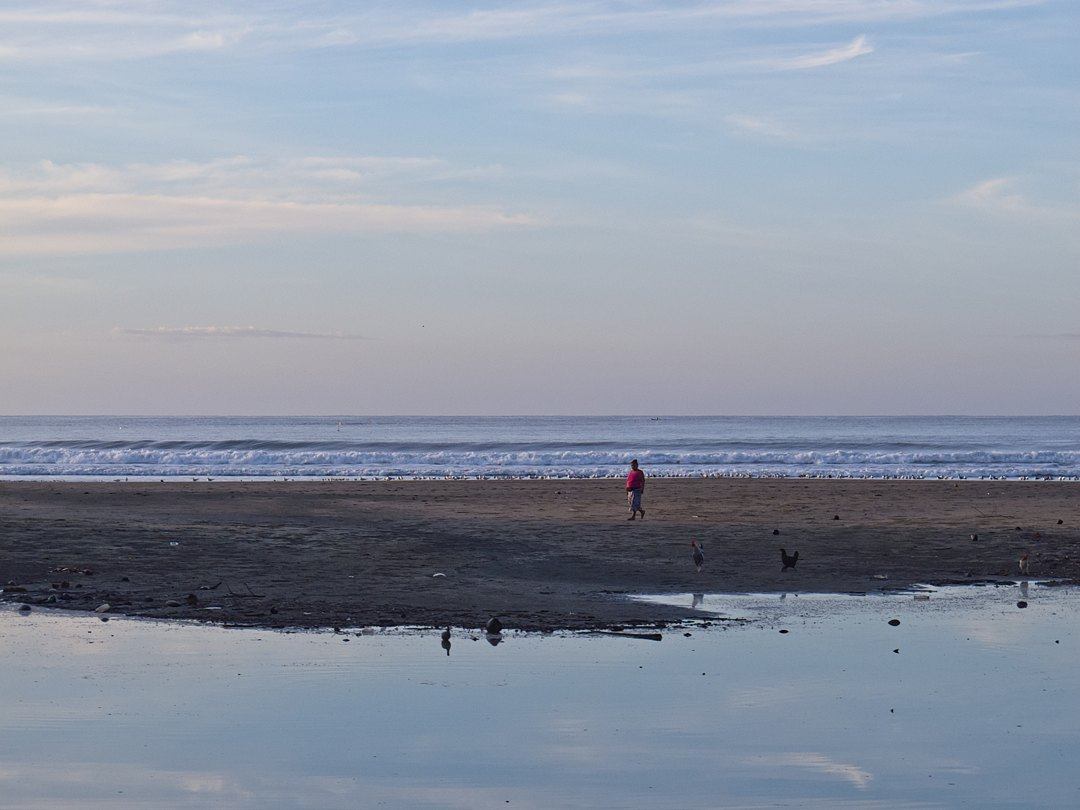
#> input picture web/data/ig_assets/zones/el-cuco.jpg, 1080 x 810 px
$ python -i ig_autopilot.py   (imports and definitions only)
#> lines starting #> are read from the running program, lines starting #| are printed output that depends on the picture
### pulpo/countries/__init__.py
"""Country manifests — single source of truth for what a country "is" in Pulpo.

Pulpo's pipeline + UI is single-country per deployment (one Vercel domain
serves one country). Adding a country = adding a JSON manifest in this
directory + flipping ``PULPO_ACTIVE_COUNTRY`` on the new deployment.

Layout
------
- ``pulpo/countries/<cc>.json``  — per-country reference data. ``<cc>`` is
  the lowercased ISO-3166-1 alpha-2 code (e.g. ``sv.json``).
- Each JSON file MUST validate against the schema enforced by
  ``CountryManifest.from_dict`` below (raises ``ValueError`` on missing
  required fields).
- A matching TS copy lives at ``web/app/config/countries/<cc>.json`` for
  the frontend bundle. Same content; keep both in sync. (CI guardrail
  added in a follow-up PR.)

Public API
----------
``load(cc)``    — load a single manifest by alpha-2 code.
``loaded()``    — every manifest discoverable in this directory.
``active()``    — the manifest selected by ``PULPO_ACTIVE_COUNTRY``
                  (default ``"SV"``). The pipeline + tests use this to
                  scope per-country runs.

Why JSON, not Python
--------------------
The TS frontend imports the same files. JSON is the lingua franca.
Python's slight ergonomic loss (dict access vs. dataclass) is paid back
by zero codegen + one source of truth across both stacks.
"""
from __future__ import annotations
import json
import os
from dataclasses import dataclass, field
from pathlib import Path
from typing import Any

_MANIFEST_DIR = Path(__file__).resolve().parent


@dataclass(frozen=True)
class CountryManifest:
    """Frozen view onto a single ``<cc>.json`` manifest.

    The ``raw`` dict is preserved so consumers that need a field this
    dataclass doesn't yet expose can read it directly without forcing a
    schema bump. Keep additions to required dataclass fields rare — most
    new data should land in ``raw`` first and only be promoted to a
    typed field once it has settled.
    """
    code: str               # ISO-3166-1 alpha-2 (uppercase: "SV", "GT")
    name_en: str
    name_es: str
    locale_es: str          # e.g. "es-SV" — Intl.NumberFormat seed for Spanish
    locale_en: str          # e.g. "en-US"
    currency: str           # ISO-4217 (e.g. "USD")
    centroid_lat: float
    centroid_lng: float
    raw: dict[str, Any] = field(default_factory=dict, repr=False)

    _REQUIRED: tuple[str, ...] = (
        "code", "name_en", "name_es", "locale_es", "locale_en",
        "currency", "centroid_lat", "centroid_lng",
    )

    # [217 lines left out: functions from_dict, name_adjective_en, traditional_units, departments, zone_tier, vacation_zones and 7 more, not called in this run]


def _manifest_path(cc: str) -> Path:
    return _MANIFEST_DIR / f"{cc.lower()}.json"


def load(cc: str) -> CountryManifest:
    """Load the manifest for ``cc`` (case-insensitive alpha-2)."""
    p = _manifest_path(cc)
#> further down, picture is the input picture: PIL image 1080x810 RGB; mean R, G, B 139.5, 148.5, 163.5
    if not p.is_file():
        raise FileNotFoundError(
            f"No country manifest at {p}. Add it or check PULPO_ACTIVE_COUNTRY."
        )
    with p.open("r", encoding="utf-8") as f:
        data = json.load(f)
    return CountryManifest.from_dict(data)


# [8 lines left out: function loaded, not called in this run]


def active() -> CountryManifest:
    """The manifest selected by the ``PULPO_ACTIVE_COUNTRY`` env var.

    Defaults to ``"SV"`` so existing call sites that don't set the var
    keep working bit-identically. A missing manifest raises — better to
    fail loud than silently mis-resolve.
    """
    cc = os.environ.get("PULPO_ACTIVE_COUNTRY", "SV")
    return load(cc)


# [28 lines left out: function data_filename, not called in this run]

### automation/ig_autopilot.py
"""ig_autopilot.py — the self-running IG post generator (local-voice).

Keeps `web/data/ig_queue.json` topped up with **approved, scheduled**
posts so the hourly publisher (automation/ig_publish.py) can post on its
own.  The operator's only lever is Skip (in /admin/ig) + the IG_PAUSED
kill switch.

Content comes from the story engine (``automation/ig_story_series.py``):
**inspire, don't sell.** Every post is a cinematic *story* — a real
listing's brand-safe hero photo + one poetic line — from a 14-strong library
that rotates with no repeat inside a cycle, rendered via
``automation/ig_campaign_poster.py``.  Each post shows a real listing,
picked highest-rank-first and not re-featured recently; the ONLY photo shown
is the pipeline-vetted hero (brand-safety: no broker logos / phone numbers).

Design: the content engine is pure (decides what each post says + shows);
this module downloads the listing photos, renders the slides, and shapes
the queue item.  Renderers + photo-preparer are injectable so tests run
offline with skip_render.

CLI (run by .github/workflows/ig-autopilot.yml on a daily cron):
    python3 -m automation.ig_autopilot --lookahead 7 --cadence-days 1

Autopilot NEVER flips IG_PAUSED and NEVER posts — it only queues.
Posting stays with the publisher cron, which the operator gates with
IG_PAUSED.
"""
from __future__ import annotations

import argparse
import io
import json
import sys
import urllib.request
from datetime import datetime, timedelta, timezone
from pathlib import Path
from typing import Callable, Optional

# Render via the campaign slide renderer (branded 1080×1350 slides); get
# each post's copy + slide plan from the local-voice content engine.
from automation.ig_campaign_poster import render_slide as _render_slide
from automation.ig_campaign_poster import CATEGORY_COLORS, INSPIRACION
from automation.ig_caption_lint import check as _lint_check
from automation import ig_story_series as _series
from automation import ig_learning as _learning
from automation._config import env_bool

DEFAULT_QUEUE = Path("web/data/ig_queue.json")
DEFAULT_CANDIDATES = Path("web/data/ig_candidates.json")
DEFAULT_RANKED = Path("web/data/ranked.json")
DEFAULT_ASSETS_ROOT = Path("web/data/ig_assets/autopilot")
DEFAULT_PUBLISH_HOUR_UTC = 1   # 19:00 CST ≈ 01:00 UTC next day

# ── helpers ───────────────────────────────────────────────────────────

# [7 lines left out: function _parse_iso, not called in this run]


def _ranked_index(ranked: list) -> dict:
    """Key by `{source}__{source_id}` == candidate.listing_id."""
    return {f"{li.get('source')}__{li.get('source_id')}": li for li in ranked}


# [23 lines left out: functions _used_listing_ids, _featured_listing_ids, not called in this run]


# A "true value gem" (Javi, 2026-08-02): the only listings allowed to post
# with a poor photo (via humor copy). Exceptional value = priced well below
# its zone. Candidate carries price_vs_zone_pct (negative = under zone).
GEM_ZONE_DISCOUNT = -25.0        # ≥25% below the zone price
POOR_PHOTO_MAX_SHARE = 0.20      # ≤20% of the feed may be poor-photo gems


def is_value_gem(candidate: dict) -> bool:
    pct = candidate.get("price_vs_zone_pct")
    return isinstance(pct, (int, float)) and pct <= GEM_ZONE_DISCOUNT


# [15 lines left out: functions _poor_share, _is_coastal, not called in this run]


def _next_day(items: list) -> int:
    return (max((it.get("day") or 0) for it in items) + 1) if items else 101


# [28 lines left out: functions _future_approved_count, _next_slot, not called in this run]


# Hero-photo quality floor. Brand-safety + quality gate: the photo-gate
# (ig_photo_gate) filters broker watermarks but NOT Google-Maps satellite
# screenshots or third-party billboards in the scene. Empirically those
# score BELOW 100 on hero_photo_quality_score (a Google-Maps screenshot
# scored 80, a Davivienda-billboard shot 90) while clean land photos score
# 100. Gating to 100 keeps the autonomous feed brand-safe without a
# per-listing blocklist. The human Skip in /admin/ig is the backstop for
# anything that still slips through.
MIN_PHOTO_QUALITY = 100


# ── beauty gate (Javier, 2026-07-25 — "perfect pics") ─────────────────
#
# Brand-safe is not enough for an INSPIRE feed: the pipeline still lets
# through technically-clean-but-dull land shots (it even flags them
# ``hires_aesthetic_issues: ['uninteresting']``). The story feed draws
# only from listings whose hero is *clean AND scenic* — ocean/mountain view
# or genuinely coastal — with a graceful fallback to merely-clean so the
# generator never strands. The join to the ranked listing carries these
# fields (candidates don't), so beauty is scored via ranked_index.

# [45 lines left out: functions _beauty, _pick_candidate, not called in this run]


# ── listing photos (real, resolution-checked, 1080×1350) ──────────────
#
# Every post shows real photos of the listing at good resolution. Broker
# photos vary wildly (letterbox 1200×554, hi-res 4000×1848, tiny 661×960),
# so we download each, reject anything too small to look crisp, and
# normalise onto a 1080×1350 (4:5 — matches the slide) branded canvas:
# cover-crop when it fills without notable upscale, else fit + pad on cream.
# These become the `img` backgrounds the slide renderer composites the
# ribbon / hook / price pill over.
#
# Brand safety: only the hero photo is quality-scored (the q100 gate); the
# extra photos come from the ACCEPTED photo_urls set. The human Skip in
# /admin/ig — with the full-carousel viewer — is the backstop for any
# brand/quality issue in a non-hero photo.

_SLIDE_W, _SLIDE_H = 1080, 1350
_PAD_BG = (244, 239, 230)          # cream (--color-bg-cream)
_MIN_COVER_UPSCALE = 1.15          # fill the frame only if upscale ≤ this
_MIN_FIT_WIDTH = 1000              # else must be ≥ this wide to stay crisp
PHOTOS_PER_POST = 3                # ideal — enough for the richest format


# [6 lines left out: function _download_image, not called in this run]


def _fit_slide(img):
    """Normalise a PIL image to a crisp 1080×1350 slide, or None if it's
    too low-res to look good."""
    from PIL import Image
    w, h = img.size
#> w = 1080; h = 810
    cover = max(_SLIDE_W / w, _SLIDE_H / h)
#> cover = 1.67
    if cover <= _MIN_COVER_UPSCALE:
        nw, nh = round(w * cover), round(h * cover)
        img = img.resize((nw, nh), Image.LANCZOS)
        left, top = (nw - _SLIDE_W) // 2, (nh - _SLIDE_H) // 2
        return img.crop((left, top, left + _SLIDE_W, top + _SLIDE_H))
    if w >= _MIN_FIT_WIDTH:
        s = _SLIDE_W / w
#> s = 1
        nw, nh = _SLIDE_W, round(h * s)
#> nw = 1080; nh = 810
        if nh > _SLIDE_H:                      # very tall → fit height instead
            s = _SLIDE_H / h
            nw, nh = round(w * s), _SLIDE_H
        img = img.resize((nw, nh), Image.LANCZOS)
        canvas = Image.new("RGB", (_SLIDE_W, _SLIDE_H), _PAD_BG)
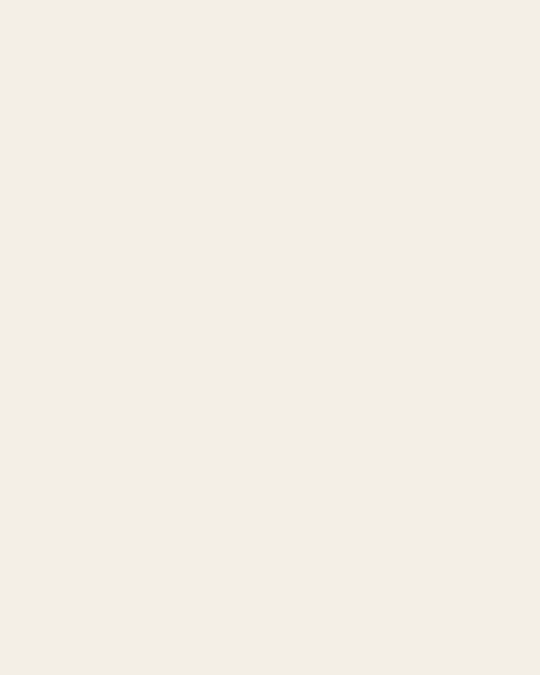
#> canvas: PIL image 1080x1350 RGB (shown at 1/2 size); mean R, G, B 244, 239, 230
        canvas.paste(img, ((_SLIDE_W - nw) // 2, (_SLIDE_H - nh) // 2))
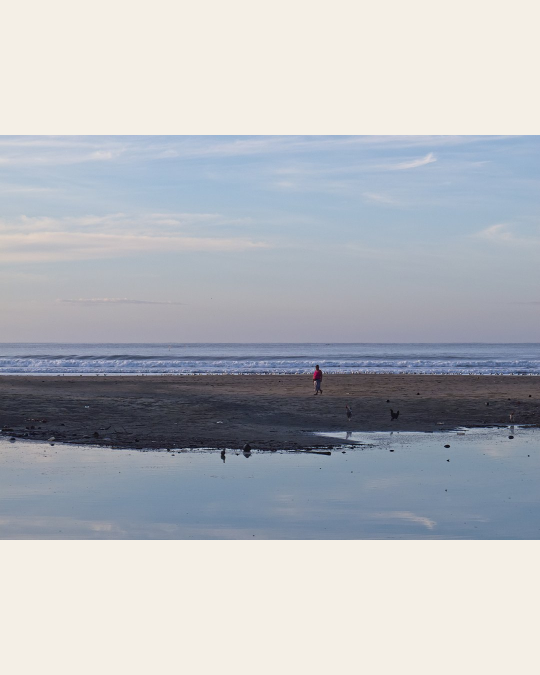
#> canvas: PIL image 1080x1350 RGB (shown at 1/2 size); mean R, G, B 181.3, 184.7, 190.1
        return canvas
    return None                                # too small to look sharp


# ── beautiful-cover selection (the listing's OWN best fresh photo) ────
#
# Javier, 2026-07-26: the cover must be a GORGEOUS photo OF the listing
# (same location, guaranteed), never one used before, no repeats. So for
# each candidate we score every brand-safe, not-yet-used photo and take the
# most beautiful — and if the best isn't good enough, we skip the listing
# entirely (quality over cadence). ``used_urls`` is the no-repeat / never-
# reused ledger (web/data/ig_used_photos.json).

DEFAULT_USED_PHOTOS = Path("web/data/ig_used_photos.json")
_COVER_SCAN_CAP = 8            # photos to score per listing (network budget)


# [8 lines left out: function _ordered_fresh_urls, not called in this run]


PHOTOS_PER_POST = 3           # richer format uses up to 3 real photos (Javi 08-08)


# [343 lines left out: functions select_beautiful_photos, _predict_photos, _predict_cover, build_item, _story_weights, topup and 1 more, not called in this run]


# [2 lines not run here, left out]

>>> from PIL import Image
>>> picture = Image.open('../web/data/ig_assets/zones/el-cuco.jpg')
>>> result = _fit_slide(picture)
